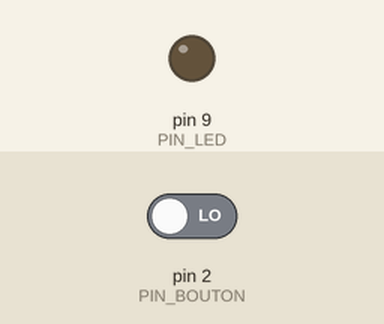
Recording of a sketch running on a simulated Arduino Uno, built with avr-gcc and run on an emulated ATmega328P. Parts: output pins drawn as LEDs (lit = HIGH). The test bench sets the inputs (shaded band); at power-on: pin 2 (PIN_BOUTON) LOW.

Above: at 1.2 s.
1.3 s: pin 2 (PIN_BOUTON) driven HIGH
At 1.7 s:
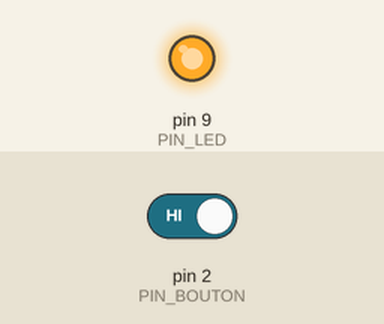
2.8 s: pin 2 (PIN_BOUTON) driven LOW
At 4.0 s:
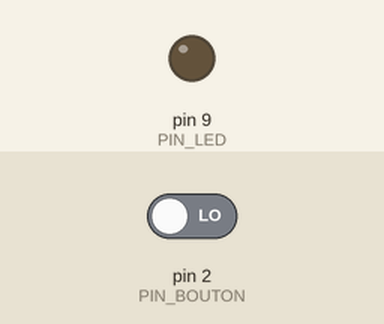
Timing chart, 0 to 5.8 s (numbered marks = the images above; inputs shaded):
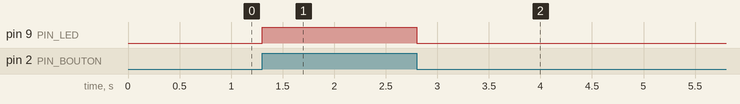

Measured:
- after the input at 1.3 s, pin 9 (PIN_LED): LOW → HIGH at once
- after the input at 2.8 s, pin 9 (PIN_LED): HIGH → LOW at once

The sketch:

led-button.ino
```cpp
// Source: TP1, Figure 6 (control an LED with a push button) - ISET Mahdia
#define PIN_LED 9
#define PIN_BOUTON 2

void setup() {
  pinMode(PIN_LED, OUTPUT);   // Initialise la broche 9 comme sortie
  pinMode(PIN_BOUTON, INPUT); // Initialise la broche 2 comme entrée
}

void loop() {
  // Lecture de l'état du bouton et stockage dans etatBouton
  boolean etatBouton = digitalRead(PIN_BOUTON);

  if (etatBouton == HIGH) { // test si le bouton est appuyé
    digitalWrite(PIN_LED, HIGH);
  }
  else {
    digitalWrite(PIN_LED, LOW);
  }
}
```
